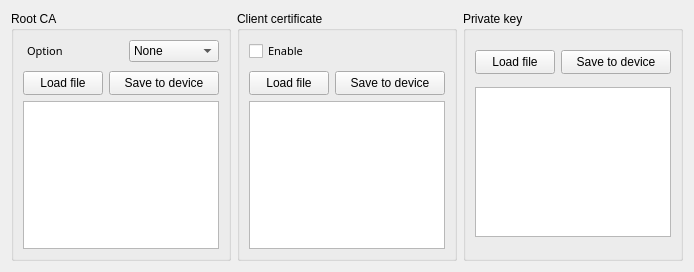
            <widget class="QWidget" name="certificate_tab">
             <attribute name="title">
              <string>Certificate manager</string>
             </attribute>
             <layout class="QGridLayout" name="gridLayout_28">
              <item row="0" column="0">
               <widget class="QGroupBox" name="groupBox_12">
                <property name="minimumSize">
                 <size>
                  <width>200</width>
                  <height>180</height>
                 </size>
                </property>
                <property name="maximumSize">
                 <size>
                  <width>220</width>
                  <height>250</height>
                 </size>
                </property>
                <property name="title">
                 <string>Root CA</string>
                </property>
                <layout class="QGridLayout" name="gridLayout">
                 <property name="verticalSpacing">
                  <number>3</number>
                 </property>
                 <item row="2" column="0" colspan="2">
                  <layout class="QGridLayout" name="gridLayout_95">
                   <property name="bottomMargin">
                    <number>3</number>
                   </property>
                   <property name="horizontalSpacing">
                    <number>6</number>
                   </property>
                   <item row="0" column="1">
                    <widget class="QPushButton" name="btn_load_rootca">
                     <property name="minimumSize">
                      <size>
                       <width>80</width>
                       <height>24</height>
                      </size>
                     </property>
                     <property name="maximumSize">
                      <size>
                       <width>80</width>
                       <height>24</height>
                      </size>
                     </property>
                     <property name="text">
                      <string>Load file</string>
                     </property>
                    </widget>
                   </item>
                   <item row="0" column="2">
                    <widget class="QPushButton" name="btn_save_rootca">
                     <property name="minimumSize">
                      <size>
                       <width>110</width>
                       <height>24</height>
                      </size>
                     </property>
                     <property name="maximumSize">
                      <size>
                       <width>115</width>
                       <height>24</height>
                      </size>
                     </property>
                     <property name="text">
                      <string>Save to device</string>
                     </property>
                    </widget>
                   </item>
                  </layout>
                 </item>
                 <item row="3" column="0" colspan="2">
                  <widget class="QTextEdit" name="textedit_rootca">
                   <property name="minimumSize">
                    <size>
                     <width>150</width>
                     <height>70</height>
                    </size>
                   </property>
                   <property name="maximumSize">
                    <size>
                     <width>200</width>
                     <height>150</height>
                    </size>
                   </property>
                   <property name="font">
                    <font>
                     <family>맑은 고딕</family>
                     <pointsize>9</pointsize>
                    </font>
                   </property>
                   <property name="readOnly">
                    <bool>true</bool>
                   </property>
                  </widget>
                 </item>
                 <item row="1" column="0">
                  <widget class="Line" name="line_2">
                   <property name="minimumSize">
                    <size>
                     <width>190</width>
                     <height>0</height>
                    </size>
                   </property>
                   <property name="maximumSize">
                    <size>
                     <width>200</width>
                     <height>16777215</height>
                    </size>
                   </property>
                   <property name="frameShadow">
                    <enum>QFrame::Raised</enum>
                   </property>
                   <property name="lineWidth">
                    <number>0</number>
                   </property>
                   <property name="orientation">
                    <enum>Qt::Horizontal</enum>
                   </property>
                  </widget>
                 </item>
                 <item row="0" column="0">
                  <widget class="QLabel" name="label_mqtt_clientid_2">
                   <property name="minimumSize">
                    <size>
                     <width>70</width>
                     <height>22</height>
                    </size>
                   </property>
                   <property name="maximumSize">
                    <size>
                     <width>70</width>
                     <height>22</height>
                    </size>
                   </property>
                   <property name="font">
                    <font>
                     <family>맑은 고딕</family>
                     <pointsize>8</pointsize>
                    </font>
                   </property>
                   <property name="text">
                    <string>Option</string>
                   </property>
                   <property name="margin">
                    <number>1</number>
                   </property>
                   <property name="indent">
                    <number>4</number>
                   </property>
                  </widget>
                 </item>
                 <item row="0" column="1">
                  <widget class="QComboBox" name="combobox_rootca_option">
                   <property name="sizePolicy">
                    <sizepolicy hsizetype="Preferred" vsizetype="Fixed">
                     <horstretch>140</horstretch>
                     <verstretch>22</verstretch>
                    </sizepolicy>
                   </property>
                   <property name="minimumSize">
                    <size>
                     <width>90</width>
                     <height>22</height>
                    </size>
                   </property>
                   <property name="maximumSize">
                    <size>
                     <width>90</width>
                     <height>22</height>
                    </size>
                   </property>
                   <item>
                    <property name="text">
                     <string>None</string>
                    </property>
                   </item>
                   <item>
                    <property name="text">
                     <string>Optional</string>
                    </property>
                   </item>
                   <item>
                    <property name="text">
                     <string>Required</string>
                    </property>
                   </item>
                  </widget>
                 </item>
                </layout>
               </widget>
              </item>
              <item row="0" column="1">
               <widget class="QGroupBox" name="groupBox_13">
                <property name="minimumSize">
                 <size>
                  <width>200</width>
                  <height>180</height>
                 </size>
                </property>
                <property name="maximumSize">
                 <size>
                  <width>220</width>
                  <height>250</height>
                 </size>
                </property>
                <property name="title">
                 <string>Client certificate</string>
                </property>
                <layout class="QGridLayout" name="gridLayout_26">
                 <property name="verticalSpacing">
                  <number>3</number>
                 </property>
                 <item row="0" column="0">
                  <widget class="QCheckBox" name="checkbox_enable_client_cert">
                   <property name="minimumSize">
                    <size>
                     <width>75</width>
                     <height>22</height>
                    </size>
                   </property>
                   <property name="maximumSize">
                    <size>
                     <width>75</width>
                     <height>22</height>
                    </size>
                   </property>
                   <property name="font">
                    <font>
                     <family>맑은 고딕</family>
                     <pointsize>8</pointsize>
                    </font>
                   </property>
                   <property name="text">
                    <string>Enable</string>
                   </property>
                   <property name="checked">
                    <bool>false</bool>
                   </property>
                  </widget>
                 </item>
                 <item row="1" column="0">
                  <widget class="Line" name="line_3">
                   <property name="minimumSize">
                    <size>
                     <width>190</width>
                     <height>0</height>
                    </size>
                   </property>
                   <property name="maximumSize">
                    <size>
                     <width>200</width>
                     <height>16777215</height>
                    </size>
                   </property>
                   <property name="frameShadow">
                    <enum>QFrame::Raised</enum>
                   </property>
                   <property name="lineWidth">
                    <number>0</number>
                   </property>
                   <property name="orientation">
                    <enum>Qt::Horizontal</enum>
                   </property>
                  </widget>
                 </item>
                 <item row="3" column="0">
                  <layout class="QGridLayout" name="gridLayout_110">
                   <property name="bottomMargin">
                    <number>3</number>
                   </property>
                   <property name="horizontalSpacing">
                    <number>6</number>
                   </property>
                   <item row="0" column="1">
                    <widget class="QPushButton" name="btn_save_client_cert">
                     <property name="minimumSize">
                      <size>
                       <width>110</width>
                       <height>24</height>
                      </size>
                     </property>
                     <property name="maximumSize">
                      <size>
                       <width>115</width>
                       <height>24</height>
                      </size>
                     </property>
                     <property name="text">
                      <string>Save to device</string>
                     </property>
                    </widget>
                   </item>
                   <item row="0" column="0">
                    <widget class="QPushButton" name="btn_load_client_cert">
                     <property name="minimumSize">
                      <size>
                       <width>80</width>
                       <height>24</height>
                      </size>
                     </property>
                     <property name="maximumSize">
                      <size>
                       <width>80</width>
                       <height>24</height>
                      </size>
                     </property>
                     <property name="text">
                      <string>Load file</string>
                     </property>
                    </widget>
                   </item>
                  </layout>
                 </item>
                 <item row="4" column="0">
                  <widget class="QTextEdit" name="textedit_client_cert">
                   <property name="minimumSize">
                    <size>
                     <width>150</width>
                     <height>70</height>
                    </size>
                   </property>
                   <property name="maximumSize">
                    <size>
                     <width>200</width>
                     <height>150</height>
                    </size>
                   </property>
                   <property name="font">
                    <font>
                     <family>맑은 고딕</family>
                     <pointsize>9</pointsize>
                    </font>
                   </property>
                   <property name="readOnly">
                    <bool>true</bool>
                   </property>
                  </widget>
                 </item>
                </layout>
               </widget>
              </item>
              <item row="0" column="2">
               <widget class="QGroupBox" name="groupBox_14">
                <property name="minimumSize">
                 <size>
                  <width>200</width>
                  <height>180</height>
                 </size>
                </property>
                <property name="maximumSize">
                 <size>
                  <width>220</width>
                  <height>250</height>
                 </size>
                </property>
                <property name="title">
                 <string>Private key</string>
                </property>
                <layout class="QGridLayout" name="gridLayout_27">
                 <property name="verticalSpacing">
                  <number>3</number>
                 </property>
                 <item row="0" column="0">
                  <layout class="QGridLayout" name="gridLayout_111">
                   <property name="horizontalSpacing">
                    <number>6</number>
                   </property>
                   <item row="0" column="1">
                    <widget class="QPushButton" name="btn_load_privatekey">
                     <property name="minimumSize">
                      <size>
                       <width>80</width>
                       <height>24</height>
                      </size>
                     </property>
                     <property name="maximumSize">
                      <size>
                       <width>80</width>
                       <height>24</height>
                      </size>
                     </property>
                     <property name="text">
                      <string>Load file</string>
                     </property>
                    </widget>
                   </item>
                   <item row="0" column="2">
                    <widget class="QPushButton" name="btn_save_privatekey">
                     <property name="minimumSize">
                      <size>
                       <width>110</width>
                       <height>24</height>
                      </size>
                     </property>
                     <property name="maximumSize">
                      <size>
                       <width>115</width>
                       <height>24</height>
                      </size>
                     </property>
                     <property name="text">
                      <string>Save to device</string>
                     </property>
                    </widget>
                   </item>
                  </layout>
                 </item>
                 <item row="1" column="0">
                  <widget class="QTextEdit" name="textedit_privatekey">
                   <property name="minimumSize">
                    <size>
                     <width>150</width>
                     <height>70</height>
                    </size>
                   </property>
                   <property name="maximumSize">
                    <size>
                     <width>200</width>
                     <height>150</height>
                    </size>
                   </property>
                   <property name="font">
                    <font>
                     <family>맑은 고딕</family>
                     <pointsize>9</pointsize>
                    </font>
                   </property>
                   <property name="readOnly">
                    <bool>true</bool>
                   </property>
                  </widget>
                 </item>
                </layout>
               </widget>
              </item>
             </layout>
            </widget>
